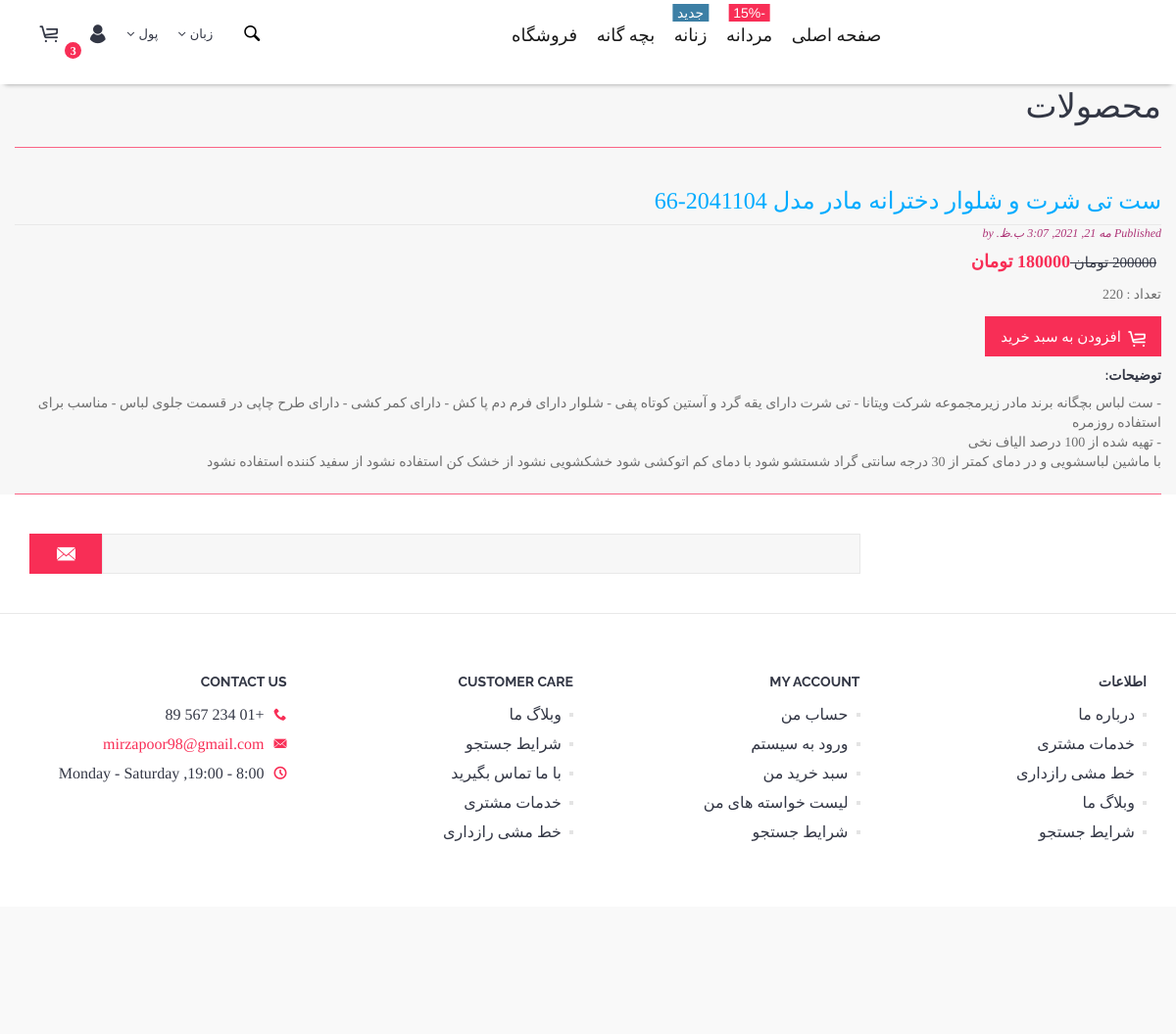
/shop/2021/5/21/st-t-shrt-o-shlor-dkhtrnh-mdr-mdl-2041104-66/, run on the app's committed database.
### shop/models.py (models this page shows, shortened)
class shop(models.Model):
    title = models.CharField(max_length=250)
    slug = models.SlugField(max_length=250,unique_for_date='publish')
    user = models.ForeignKey(User,on_delete=models.CASCADE, related_name='Shop_posts')
    body = models.TextField()
    publish = models.DateTimeField(default=timezone.now)
    created = models.DateTimeField(auto_now_add=True)
    updated = models.DateTimeField(auto_now=True)
    price = models.IntegerField(default=1000)
    Discounted_price = models.IntegerField(default=1000)
    count = models.IntegerField(default=1)
    class Meta:
        ordering = ('-publish',)
    def get_absolute_url(self):
        return reverse('shop:post_detail',
                         args=[self.publish.year,self.publish.month,self.publish.day, self.slug])

### shop/views.py (the view)
def shop_detail(request, year, month, day, post):
        post = get_object_or_404(shop, slug=post,
                                        publish__year=year,
                                        publish__month=month,
                                        publish__day=day)
        return render(request,'shop/post/detali.html',{'post': post})

### shop/templates/shop/post/detali.html (shortened to what this page needs)
{% load static %}
<!DOCTYPE html>
<html lang="en">
<head>
    <link href="{% static 'js/vendor/bootstrap/bootstrap.min.css' %}" rel="stylesheet">
    <link href="{% static 'js/vendor/slick/slick.css' %}" rel="stylesheet">
    <link href="{% static 'js/vendor/swiper/swiper.min.css' %}" rel="stylesheet">
    <link href="{% static 'js/vendor/magnificpopup/dist/magnific-popup.css' %}" rel="stylesheet">
    <link href="{% static 'js/vendor/nouislider/nouislider.css' %}" rel="stylesheet">
    <link href="{% static 'js/vendor/darktooltip/dist/darktooltip.css' %}" rel="stylesheet">
    <link href="{% static 'css/animate.css' %}" rel="stylesheet">
    <link href="{% static 'css/style.css' %}" rel="stylesheet">
    <link href="{% static 'css/megamenu.css' %}" rel="stylesheet">
    <link href="{% static 'css/style-rtl.css' %}" rel="stylesheet">
    <link href="{% static 'css/shop.css' %}" rel="stylesheet">
    <link href="{% static 'fonts/icomoon-reg/style.css' %}" rel="stylesheet">
</head>
<body class="boxed rtl">
<div id="wrapper">
    <div class="page-wrapper">
        <header class="page-header variant-1 fullboxed sticky smart">
            <div class="navbar">
                <div class="container">
                    <div class="header-link dropdown-link header-cart variant-1">
                        <a href="cart.html"> <i class="icon icon-cart"></i> <span class="badge">3</span> </a>
                    </div>
                    <div class="header-links">
                        <div class="header-link header-select dropdown-link header-language">
                            <a href="#">زبان</a>
                        </div>
                        <div class="header-link header-select dropdown-link header-currency">
                            <a href="#">پول</a>
                        </div>
                        <div class="header-link dropdown-link header-account">
                            <a href="#"><i class="icon icon-user"></i></a>
                        </div>
                    </div>
                    <div class="header-link header-search header-search">
                        <div class="exp-search">
                            <form>
                                <input class="exp-search-input " placeholder="جستجو کنید..." type="text" value="">
                                <span class="exp-icon-search"><i class="icon icon-magnify"></i></span>
                            </form>
                        </div>
                    </div>
                    <div class="megamenu fadein blackout">
                        <ul class="nav">
                            <li class="simple-dropdown">
                                <a href="http://localhost:8000/main/">صفحه اصلی</a>
                            </li>
                            <li class="mega-dropdown">
                                <a href="http://localhost:8000/shop/">مردانه<span class="menu-label">-15%</span></a>
                            </li>
                            <li class="mega-dropdown">
                                <a href="http://localhost:8000/shop/">زنانه<span class="menu-label-alt">جدید</span></a>
                            </li>
                            <li class="mega-dropdown">
                                <a href="http://localhost:8000/shop/">بچه گانه</a>
                            </li>
                            <li><a href="http://localhost:8000/shop/" rel="stylesheet">فروشگاه</a></li>
                        </ul>
                    </div>
                </div>
            </div>
        </header>
        <main>
         <br> <br> <br> <br>
            {% block content %}
            <h1>محصولات</h1>
            <div class ="wrapper">
            <h2> <a href="{{ post.get_absolute_url }}">
            {{ post.title }}
            </a> </h2>
            <p class="date">
                    Published {{ post.publish }} by {{ post.author }}
            </p>
            <div class="price-box"> <span class="price-container"> <span
                        class="price-wrapper"> <span
                            class="old-price">   {{post.price}} تومان
                                    </span> <span
                                        class="special-price">{{post.Discounted_price}} تومان</span> </span>
									            </span>
            </div>
            <P> تعداد : {{post.count}}</P>
            <p>
                <button class="btn add-to-cart" data-product="789123"><i class="icon icon-cart"></i><span>افزودن به سبد خرید</span></button>
             </p>
             <h4> توضیحات: </h4>
            {{ post.body|linebreaks }}
           {% endblock %}
         <H1>   </h1>
        </main>
        <footer class="page-footer variant2 fullboxed">
            <div class="footer-top">
                <div class="container">
                    <div class="newsletter variant2 row">
                        <div class="col-sm-3">
                        </div>
                        <div class="col-sm-9">
                            <form action="#">
                                <div class="input-group">
                                    <input type="text" class="form-control">
                                    <span class="input-group-btn">
											<button class="btn btn-default" type="submit"><i
                                                    class="icon icon-close-envelope"></i></button>
											</span>
                                </div>
                            </form>
                        </div>
                    </div>
                </div>
            </div>
            <br>
            <div class="footer-middle">
                <div class="container">
                    <div class="row">
                        <div class="col-md-3 col-lg-3">
                            <div class="footer-block collapsed-mobile">
                                <div class="title">
                                    <h4>اطلاعات</h4>
                                </div>
                                <div class="collapsed-content">
                                    <ul class="marker-list">
                                        <li> <a href="about.html"> درباره ما </a></li>
                                        <li> <a href="faq.html"> خدمات مشتری </a></li>
                                        <li> <a href="about.html"> خط مشی رازداری </a></li>
                                        <li> <a href="blog.html"> وبلاگ ما </a></li>
                                        <li> <a href="search.html"> شرایط جستجو </a></li>
                                    </ul>
                                </div>
                            </div>
                        </div>
                        <div class="col-md-3 col-lg-3">
                            <div class="footer-block collapsed-mobile">
                                <div class="title">
                                    <h4>MY ACCOUNT</h4>
                                </div>
                                <div class="collapsed-content">
                                    <ul class="marker-list">
                                        <li> <a href="account-create.html"> حساب من </a> </li>
                                        <li> <a href="login.html"> ورود به سیستم </a> </li>
                                        <li> <a href="cart.html"> سبد خرید من </a> </li>
                                        <li> <a href="wishlist.html"> لیست خواسته های من </a> </li>
                                        <li> <a href="search.html"> شرایط جستجو </a> </li>
                                    </ul>
                                </div>
                            </div>
                        </div>
                        <div class="col-md-3 col-lg-3">
                            <div class="footer-block collapsed-mobile">
                                <div class="title">
                                    <h4>CUSTOMER CARE</h4>
                                </div>
                                <div class="collapsed-content">
                                    <ul class="marker-list">
                                        <li> <a href="blog.html"> وبلاگ ما </a> </li>
                                        <li> <a href="search.html"> شرایط جستجو </a> </li>
                                        <li> <a href="contact.html"> با ما تماس بگیرید </a> </li>
                                        <li> <a href="faq.html"> خدمات مشتری </a> </li>
                                        <li> <a href="about.html"> خط مشی رازداری </a> </li>
                                    </ul>
                                </div>
                            </div>
                        </div>
                        <div class="col-md-3 col-lg-3">
                            <div class="footer-block collapsed-mobile">
                                <div class="title">
                                    <h4>CONTACT US</h4>
                                </div>
                                <div class="collapsed-content">
                                    <ul class="simple-list">
                                        <li><i class="icon icon-phone"></i>+01 234 567 89</li>
                                        <li><i class="icon icon-close-envelope"></i><a href="mailto:support@seiko.com">mirzapoor98@gmail.com</a>
                                        </li>
                                        <li><i class="icon icon-clock"></i>8:00 - 19:00, Monday - Saturday</li>
                                    </ul>
                                </div>
                            </div>
                        </div>
                    </div>
                </div>
            </div>
            <div class="footer-bot">
                <div class="container">
                    <div class="row">
                        <div class=" col-md-6 col-lg-4">
                        </div>
                    </div>
                </div>
            </div>
        </footer>
    </div>
</div>
</body>
</html>

### main/static/css/megamenu.css (style rules this page uses)
@media screen and (min-width: 992px) { .megamenu { display: inline-block; text-align: center; opacity: 1; -webkit-transition: opacity 0.2s ease; -o-transition: opacity 0.2s ease; transition: opacity 0.2s ease; } }
@media screen and (min-width: 992px) { .megamenu .nav:after { content: ''; position: absolute; z-index: 1; width: 0; top: 0; height: 72px; background: rgba(255, 255, 255, 0); -webkit-transition: all 0 ease; -o-transition: all 0 ease; transition: all 0 ease; } }
.menu-label, .menu-label-alt { display: inline-block; position: relative; background: #f82e56; height: 14px; margin: 0 0 0 4px; padding: 0 3px; top: -1px; font-family: '“yekan”', sans-serif; font-size: 10px; line-height: 14px; font-weight: 400; color: #ffffff; letter-spacing: 0.5px; }
.nav > li > a > .menu-label, .nav > li > a > .menu-label-alt { position: absolute; top: 4px; left: 50%; margin: 0; transform: translateX(-50%); height: 18px; vertical-align: 0; padding: 0 5px; font-size: 14px; line-height: 18px; font-weight: 400; color: #ffffff; letter-spacing: 0; }
.menu-label-alt { background: #3c7fa5; color: #ffffff; }
@media screen and (max-width: 1399px) and (min-width: 992px) { .navbar .nav > li > a, .navbar .nav > li > a:focus { font-size: 16px; } }
@media screen and (max-width: 1399px) and (min-width: 992px) { .navbar .nav > li > a:not(.menu-btn-special), .navbar .nav > li > a:focus:not(.menu-btn-special) { padding-left: 10px; padding-right: 10px; } }
@media screen and (max-width: 1200px) and (min-width: 1200px) { .navbar .nav > li > a, .navbar .nav > li > a:focus { font-size: 18px; } }
@media screen and (max-width: 1200px) and (min-width: 1200px) { .navbar .nav > li > a:not(.menu-btn-special), .navbar .nav > li > a:not(.menu-btn-special):focus { padding-left: 10px; padding-right: 10px; } }

### shop/static/css/shop.css (style rules this page uses)
body { margin:0; padding:0; font-family:helvetica, sans-serif; }
a { color:#00abff; text-decoration:none; }
h1 { font-weight:normal; border-bottom:1px solid rgb(250, 100, 133); padding:0 0 10px 0; }
h2 { font-weight:normal; margin:30px 0 0; }
p.date { color:rgb(173, 51, 118); font-family: georgia, serif; font-size: 12px; font-style: italic; }
input, textarea { clear:both; float:left; margin:0 0 10px; background:#2905aa; border:0; padding:6px 10px; font-size:12px; }

### data on the page
shop: title "ست تی شرت و شلوار دخترانه مادر مدل 2041104-66", publish "مه 21, 2021, 3:07 ب.ظ.", price "200000", Discounted_price "180000", count "220", body "- ست لباس بچگانه برند مادر زیرمجموعه شرکت ویتانا - تی شرت دارای یقه گرد و آستین کوتاه پفی - شلوار دارای فرم دم پا کش - دارای کمر کشی - دارای طرح چاپی در قسمت جلوی لباس - مناسب برای استفاده روزمره - تهیه شده از 100 درصد الیاف نخی با ماشین لباسشویی و در دمای کمتر از 30 درجه سانتی گراد شستشو شود با دمای کم اتوکشی شود خشکشویی نشود از خشک کن استفاده نشود از سفید کننده استفاده نشود"
